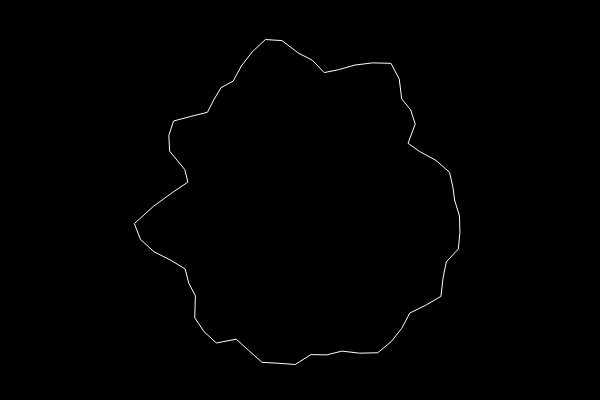
Frame 1 (no input)
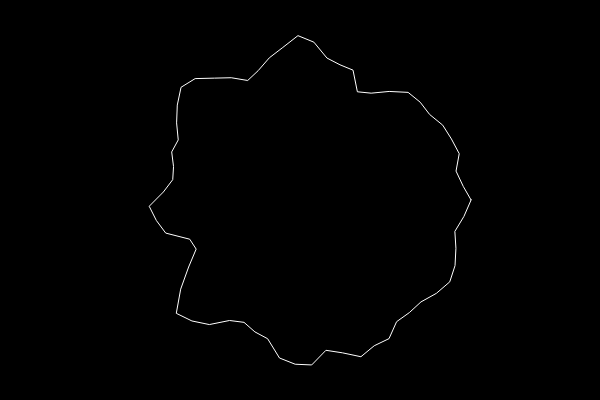
Frame 60 (no input)
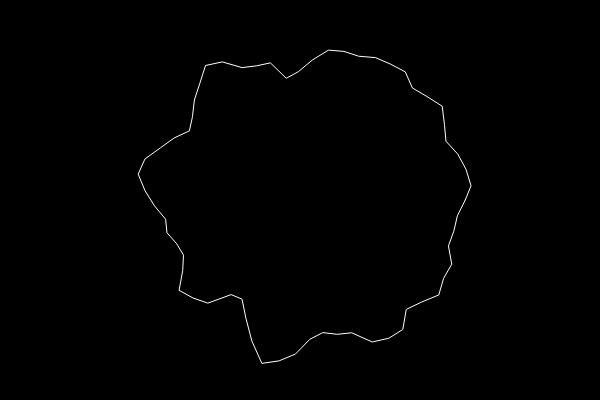
Frame 120 (the mouse pressed at the canvas centre since frame 60)

The p5.js sketch that drew these frames (run headless with seeded random() and noise() and a simulated clock; from frame 60 on, the mouse is pressed at the canvas centre):

// p5.js sketch
// ── sketch.js
let noiseMax = 0.4;
let phase = 0;

function setup() {
  createCanvas(600, 400);
  slider = createSlider(0, 10, 5, 0.1);
}

function draw() {

  background(0);
  translate(width/2, height/2);
  stroke(255);

  noFill();
  
  let t = 0;
  beginShape();

  let noiseMax = slider.value();

  for (let a = 0; a < TWO_PI; a+=0.1) {
  /* 
    xoff and yoff go from 0 to 2
  let xoff = cos(a) +1;
    let yoff = sin(a) +1; */
    /// same thing using mape
    let xoff = map(cos(a + phase), -1, 1, 0, noiseMax);
    let yoff = map(sin(a + phase), -1, 1, 0, noiseMax);
    
    let r = map( noise(xoff, yoff), 0, 1, 100, 200);
    let x = r*cos(a);
    let y = r*sin(a);

    vertex(x, y);
  }

  endShape(CLOSE);
//  noLoop();
  phase+=0.01;
}
